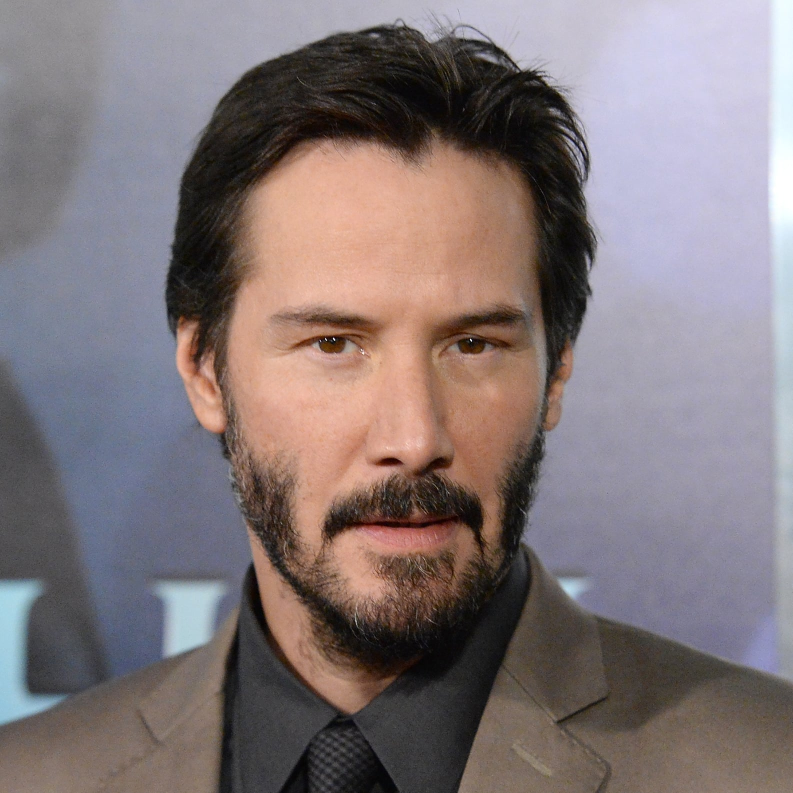
#> input picture photo/keanuReeves2.jpg, 1585 x 1585 px (shown at 1/2 size)
$ jupyter execute --allow-errors photo_faceSwapping.ipynb   (shell and % lines are left out)
#> lines starting #> are read from the running program, lines starting #| are printed output that depends on the picture
[cell 1]
import cv2
import numpy as np
import dlib
import os
from delaunayTriangulation import delaunayTriangulation
from matplotlib import pyplot as plt

path = os.path.abspath(os.getcwd())

[cell 2]
landmarks_nums = 81

[cell 3]
# import image

# img = cv2.imread(path+"/photo/bradley_cooper.jpg")
# img = cv2.imread(path+"/photo/avatar3.jpg")
img = cv2.imread(path+"/photo/keanuReeves2.jpg")
#> img is the input picture: shape (1585, 1585, 3); mean B, G, R 120.6, 118.5, 129.9

img_gray = cv2.cvtColor(img, cv2.COLOR_BGR2GRAY)
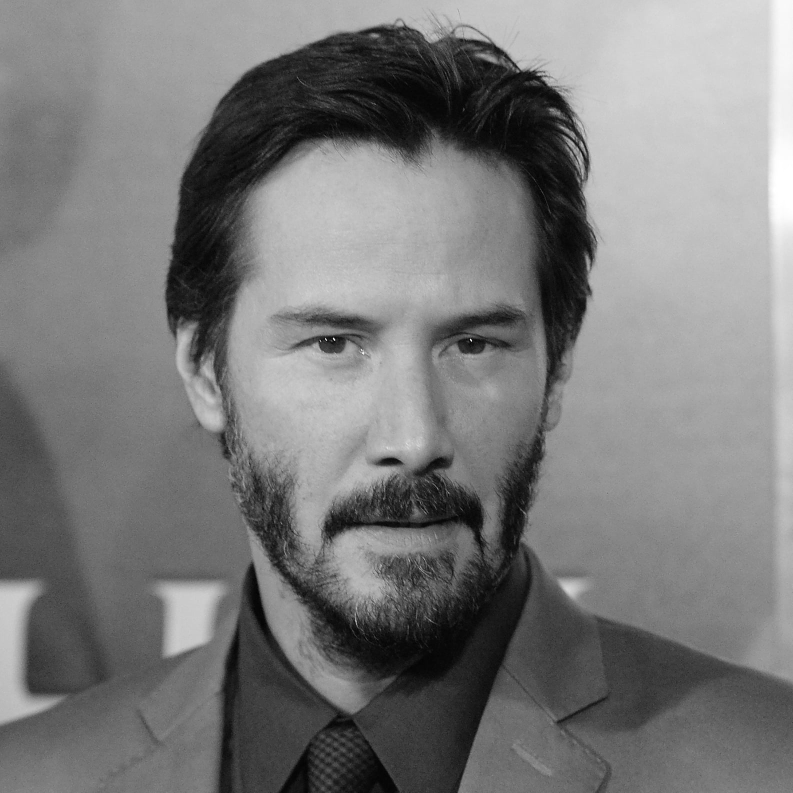
#> img_gray: shape (1585, 1585) (shown at 1/2 size); min 0, max 255, mean 122.1

# img2 = cv2.imread(path+"/photo/jim_carrey.jpg")
# img2 = cv2.imread(path+"/photo/koo.jpg")
img2 = cv2.imread(path+"/photo/benedictCumberbatch.jpg")
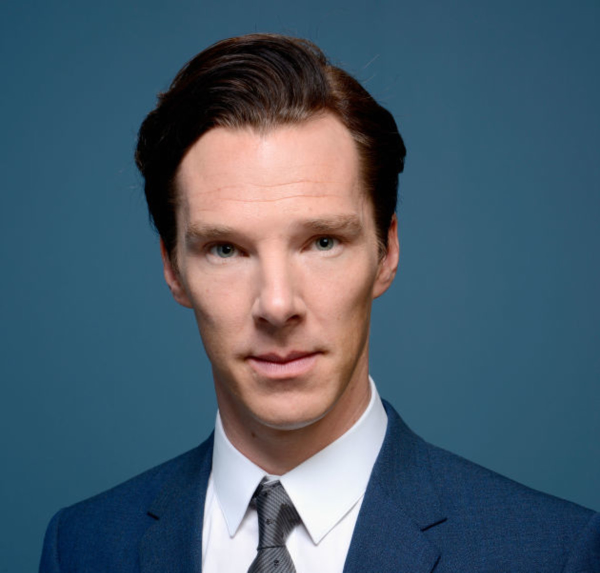
#> input picture photo/benedictCumberbatch.jpg, 1200 x 1145 px (shown at 1/2 size)
#> img2 is the input picture: shape (1145, 1200, 3); mean B, G, R 107.3, 92.5, 73.5
img2_gray = cv2.cvtColor(img2, cv2.COLOR_BGR2GRAY)
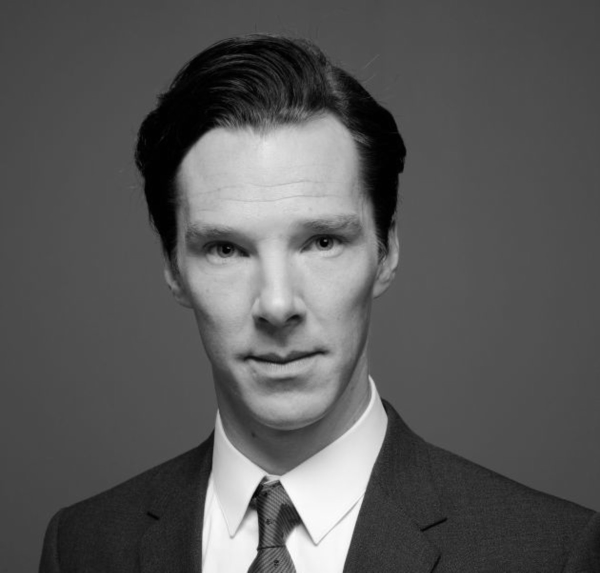
#> img2_gray: shape (1145, 1200) (shown at 1/2 size); min 0, max 255, mean 88.4
